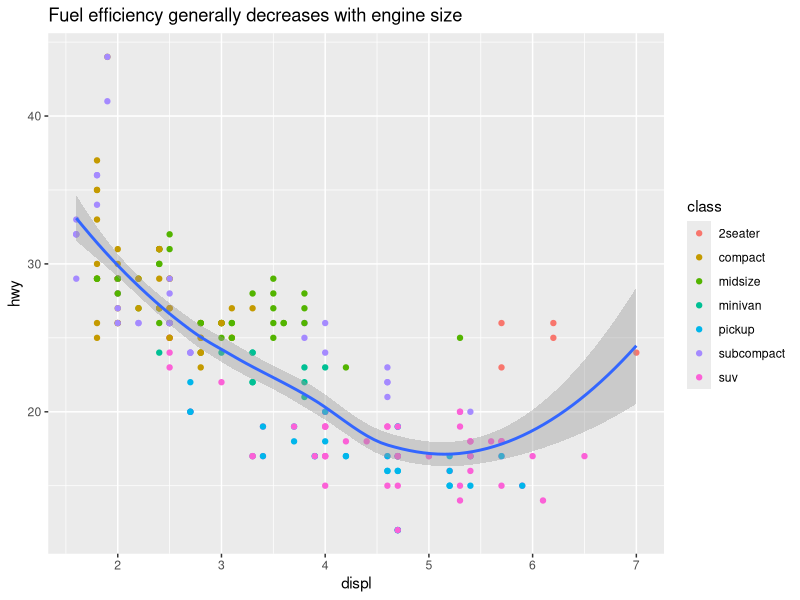
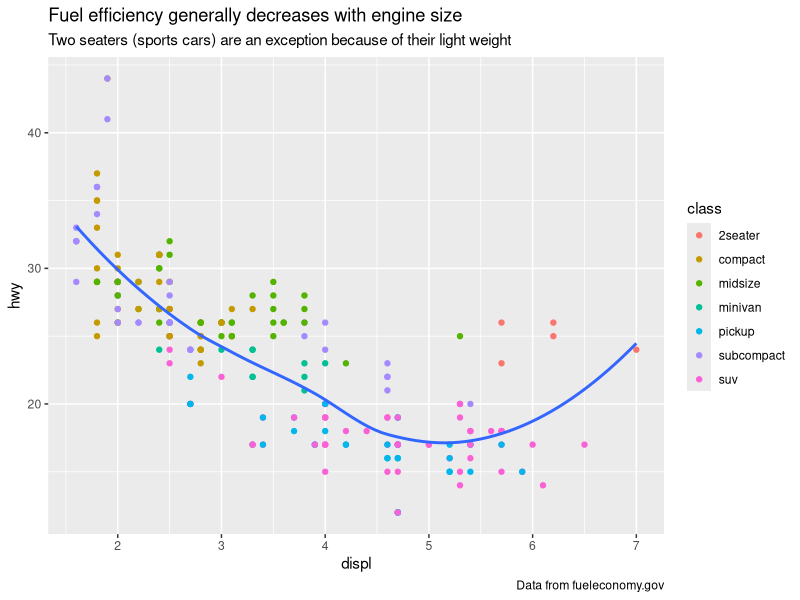
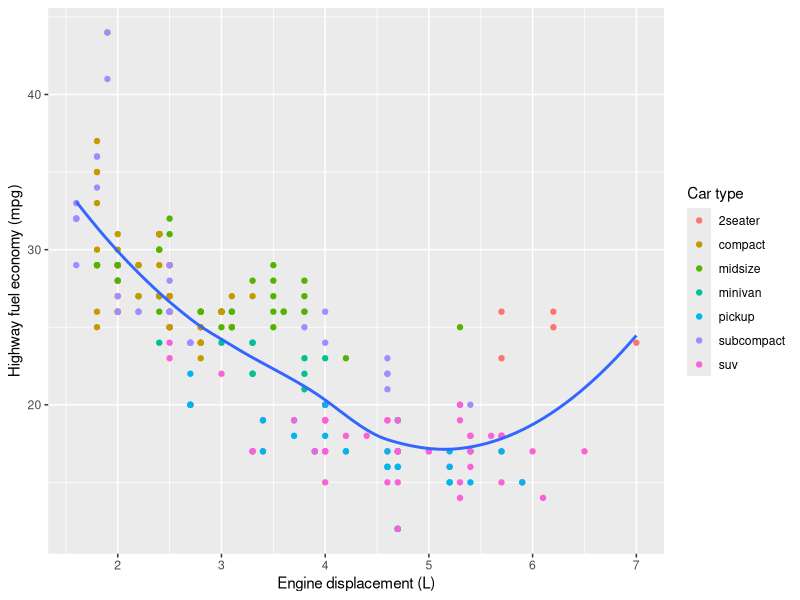
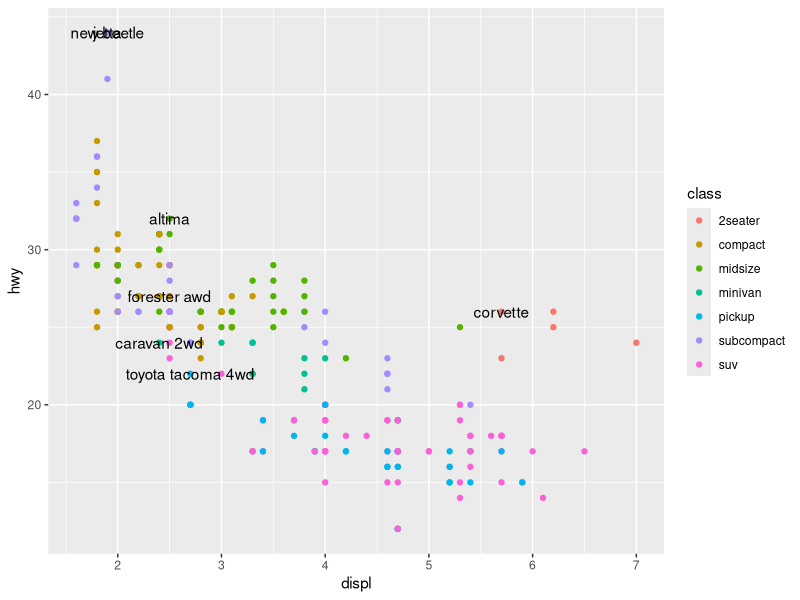
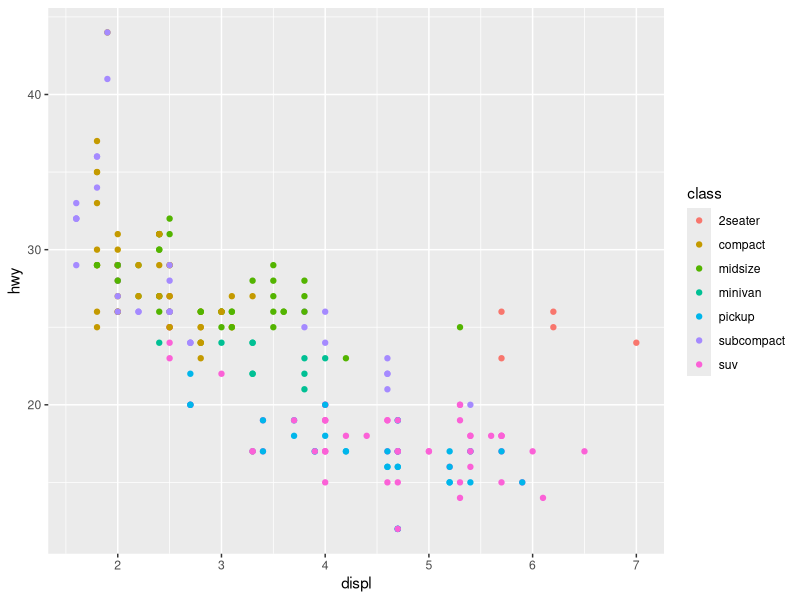

Recreate these plots in R, in order. (Note: this script raises an error after producing the figures.)
## ---- chunk 1
knitr::opts_chunk$set(echo = TRUE)
## ---- chunk 2
library("tidyverse")
## ---- chunk 3
data(mpg)
## ---- chunk 4
head(mpg)
glimpse(mpg)
summary(mpg)
## ---- chunk 5
#Title
ggplot(mpg, aes(displ, hwy)) +
  geom_point(aes(color = class)) +
  geom_smooth(se.e = FALSE) +
  labs(title = "Fuel efficiency generally decreases with engine size")
## ---- chunk 6
ggplot(mpg, aes(displ, hwy)) +
  geom_point(aes(color = class)) +
  geom_smooth(se = FALSE) +
  labs(
    title = "Fuel efficiency generally decreases with engine size",
    subtitle = "Two seaters (sports cars) are an exception because of their light weight",
    caption = "Data from fueleconomy.gov"
  )
## ---- chunk 7
ggplot(mpg, aes(displ, hwy)) +
  geom_point(aes(colour = class)) +
  geom_smooth(se = FALSE) +
  labs(
    x = "Engine displacement (L)",
    y = "Highway fuel economy (mpg)",
    colour = "Car type"
  )
## ---- chunk 8
best_in_class <- mpg %>%
  group_by(class) %>%
  filter(row_number(desc(hwy)) == 1)

ggplot(mpg, aes(displ, hwy)) +
  geom_point(aes(colour = class)) +
  geom_text(aes(label = model), data = best_in_class)
## ---- chunk 9
ggplot(mpg, aes(displ, hwy)) +
  geom_point(aes(colour = class))
## ---- chunk 10
?scale_x_continuous() 

ggplot(mpg, aes(displ, hwy)) +
  geom_point(aes(colour = class)) +
  scale_x_continuous(limits = c(3,6)) +
  scale_y_continuous(limits = c(10,30)) +
  scale_colour_discrete()
## ---- chunk 11
ggplot(mpg, aes(displ, hwy)) +
  geom_point() +
  scale_y_continuous(breaks = seq(15, 40, by = 5))
## ---- chunk 12
ggplot(mpg, aes(displ, hwy)) +
  geom_point() +
  scale_x_continuous(labels = NULL) +
  scale_y_continuous(labels = NULL)
## ---- chunk 13
base <- ggplot(mpg, aes(displ, hwy)) +
  geom_point(aes(colour = class))

base + theme(legend.position = "left")
base + theme(legend.position = "top")
base + theme(legend.position = "bottom")
base + theme(legend.position = "right") # the default
base + theme(legend.position = "none") #if want to remove the legend
## ---- chunk 14
ggplot(diamonds, aes(carat, price)) +
  geom_bin2d() + 
  scale_x_log10() + 
  scale_y_log10()
## ---- chunk 15
ggplot(mpg, aes(displ, hwy)) +
  geom_point(aes(color = drv))

ggplot(mpg, aes(displ, hwy)) +
  geom_point(aes(color = drv)) +
  scale_colour_brewer(palette = "Set1") #this changes the colour scale from the previous ggplot
## ---- chunk 16
ggplot(mpg, aes(displ, hwy)) +
  geom_point(aes(color = drv, shape = drv)) +
  scale_colour_brewer(palette = "Set1")
## ---- chunk 17
presidential %>%
  mutate(id = 33 + row_number()) %>%
  ggplot(aes(start, id, colour = party)) +
    geom_point() +
    geom_segment(aes(xend = end, yend = id)) +
    scale_colour_manual(values = c(Republican = "red", Democratic = "blue"))
## ---- chunk 18
library("viridis")
library("hexbin")

df <- tibble( # note we're just making a fake dataset so we can plot it
  x = rnorm(10000),
  y = rnorm(10000)
)
ggplot(df, aes(x, y)) +
  geom_hex() + # a new geom!
  coord_fixed()

ggplot(df, aes(x, y)) +
  geom_hex() +
  viridis::scale_fill_viridis() +
  coord_fixed() #woahh this is cool
## ---- chunk 19
ggplot(mpg, aes(displ, hwy)) +
  geom_point(aes(color = class)) +
  geom_smooth(se = FALSE) +
  theme_bw()
## ---- chunk 20
ggplot(mpg, aes(displ, hwy)) +
  geom_point(aes(color = class)) +
  geom_smooth(se = FALSE) +
  theme_light()
## ---- chunk 21
ggplot(mpg, aes(displ, hwy)) +
  geom_point(aes(color = class)) +
  geom_smooth(se = FALSE) +
  theme_classic()
## ---- chunk 22
ggplot(mpg, aes(displ, hwy)) +
  geom_point(aes(color = class)) +
  geom_smooth(se = FALSE) +
  theme_dark()
## ---- chunk 23
ggplot(mpg, aes(displ, hwy)) + geom_point()

ggsave("my-plot.pdf")
#> Saving 7 x 4.32 in image
